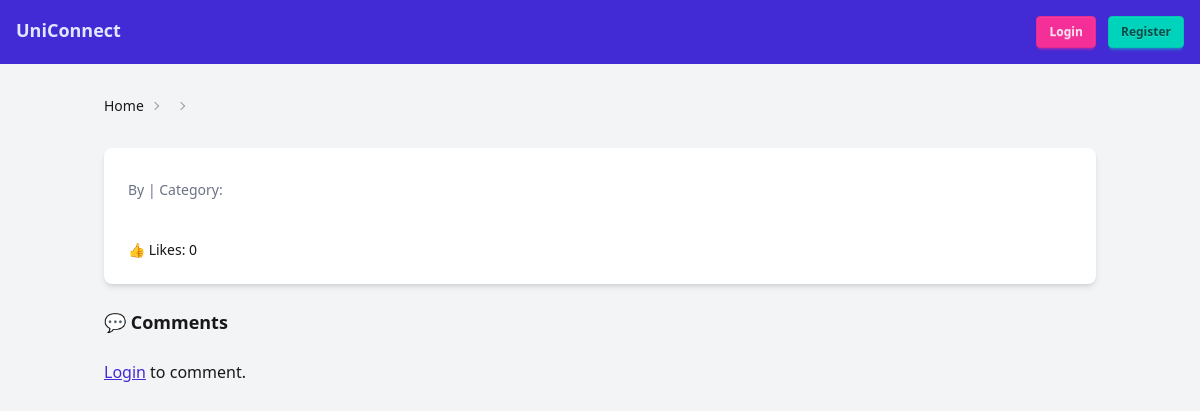
The app's page /thread.php?id=5, older data.
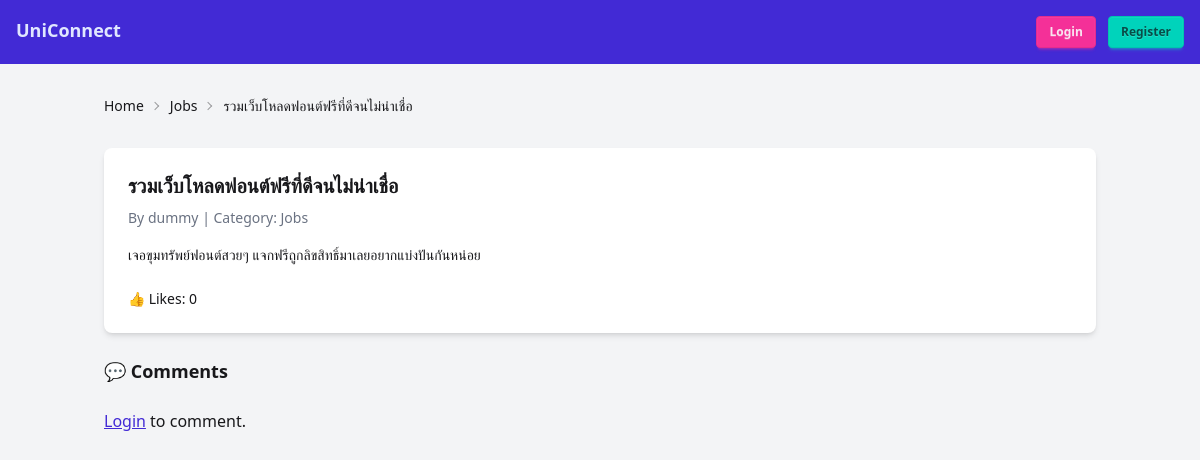
The same page, newer data.
### tables this page shows
CREATE TABLE IF NOT EXISTS threads (
    id INT AUTO_INCREMENT PRIMARY KEY,
    title VARCHAR(255) NOT NULL,
    content TEXT NOT NULL,
    category_id INT NOT NULL,
    author_id INT NOT NULL,
    created_at TIMESTAMP DEFAULT CURRENT_TIMESTAMP,
    updated_at TIMESTAMP DEFAULT CURRENT_TIMESTAMP ON UPDATE CURRENT_TIMESTAMP,
    FOREIGN KEY (category_id) REFERENCES categories(id) ON DELETE CASCADE,
    FOREIGN KEY (author_id) REFERENCES users(id) ON DELETE CASCADE
);

CREATE TABLE IF NOT EXISTS categories (
    id INT AUTO_INCREMENT PRIMARY KEY,
    name VARCHAR(50) NOT NULL UNIQUE,
    created_at TIMESTAMP DEFAULT CURRENT_TIMESTAMP
);

CREATE TABLE IF NOT EXISTS users (
    id INT AUTO_INCREMENT PRIMARY KEY,
    username VARCHAR(50) NOT NULL UNIQUE,
    email VARCHAR(100) NOT NULL UNIQUE,
    password VARCHAR(255) NOT NULL,
    bio TEXT,
    role ENUM('user', 'moderator', 'admin') DEFAULT 'user',
    profile_image VARCHAR(255),
    created_at TIMESTAMP DEFAULT CURRENT_TIMESTAMP
);

### thread.php (the view, shortened to what this page needs)
<?php
require 'pdo.php';
$thread_id = $_GET['id'] ?? 0;
$stmt = $conn->prepare("SELECT t.*, u.username, c.name AS category_name FROM threads t
    JOIN users u ON t.author_id=u.id
    JOIN categories c ON t.category_id=c.id
    WHERE t.id=?");
$stmt->execute([$thread_id]);
$thread = $stmt->fetch();
?>
<!DOCTYPE html>
<html lang="en">
<head>
    <link href="https://cdn.jsdelivr.net/npm/daisyui@5" rel="stylesheet" type="text/css" />
    <script src="https://cdn.jsdelivr.net/npm/@tailwindcss/browser@4"></script>
</head>
<body class="bg-gray-100 min-h-screen">
    <nav class="bg-primary text-primary-content p-4 flex justify-between">
        <a href="index.php" class="font-bold text-lg">UniConnect</a>
        <div>
            <?php if (isset($_SESSION['user_id'])): ?>
                <span>Hi, <?= htmlspecialchars($_SESSION['role']) ?></span>
                <a href="logout.php" class="btn btn-sm btn-secondary ml-2">Logout</a>
            <?php else: ?>
                <a href="login.php" class="btn btn-sm btn-secondary">Login</a>
                <a href="register.php" class="btn btn-sm btn-accent ml-2">Register</a>
            <?php endif; ?>
        </div>
    </nav>
    <div class="container mx-auto mt-6 px-4">
        <div class="text-sm breadcrumbs mb-6">
            <ul>
                <li><a href="index.php">Home</a></li>
                <li><?= htmlspecialchars($thread['category_name']) ?></li>
                <li><?= htmlspecialchars($thread['title']) ?></li>
            </ul>
        </div>
        <div class="card bg-base-100 shadow-md mb-6">
            <div class="card-body">
                <h2 class="card-title text-xl"><?= htmlspecialchars($thread['title']) ?></h2>
                <p class="text-sm text-gray-500 mb-2">
                    By <?= htmlspecialchars($thread['username']) ?> |
                    Category: <?= htmlspecialchars($thread['category_name']) ?>
                </p>
                <p class="mb-4"><?= nl2br(htmlspecialchars($thread['content'])) ?></p>
                <div class="flex items-center gap-4">
                    <p class="text-sm">👍 Likes:
                        <?php
                        $stmt = $conn->prepare("SELECT COUNT(*) FROM likes WHERE thread_id=?");
                        $stmt->execute([$thread['id']]);
                        echo $stmt->fetchColumn();
                        ?>
                    </p>
                </div>
            </div>
        </div>
        <div class="mb-6">
            <h3 class="text-lg font-semibold mb-3">💬 Comments</h3>
        </div>
        <div class="mb-10">
            <?php if (isset($_SESSION['user_id'])): ?>
                <div class="card bg-base-100 shadow">
                    <div class="card-body">
                        <h3 class="card-title text-md">Add a Comment</h3>
                        <form method="post">
                            <textarea name="content" class="textarea textarea-bordered w-full mb-2"
                                placeholder="Write your comment..." required></textarea>
                            <button type="submit" class="btn btn-success btn-sm">Post Comment</button>
                        </form>
                    </div>
                </div>
            <?php else: ?>
                <p><a href="login.php" class="link link-primary">Login</a> to comment.</p>
            <?php endif; ?>
        </div>
    </div>
</body>
</html>

Row changes from the older to the newer data that the page shows:
now on this page (row edited): threads: category.name "Jobs", title "รวมเว็บโหลดฟอนต์ฟรีที่ดีจนไม่น่าเชื่อ", author.username "dummy", content "เจอขุมทรัพย์ฟอนต์สวยๆ แจกฟรีถูกลิขสิทธิ์มาเลยอยากแบ่งปันกันหน่อย"
